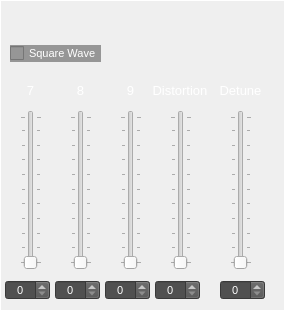
     <widget class="CustomFrame" name="frame_Osc1Drawbars_7_9">
      <property name="geometry">
       <rect>
        <x>462</x>
        <y>10</y>
        <width>285</width>
        <height>311</height>
       </rect>
      </property>
      <property name="styleSheet">
       <string notr="true">color: rgb(255, 255, 255);</string>
      </property>
      <property name="frameShape">
       <enum>QFrame::Panel</enum>
      </property>
      <property name="frameShadow">
       <enum>QFrame::Plain</enum>
      </property>
      <property name="midLineWidth">
       <number>1</number>
      </property>
      <widget class="QLabel" name="label_169">
       <property name="geometry">
        <rect>
         <x>15</x>
         <y>80</y>
         <width>31</width>
         <height>21</height>
        </rect>
       </property>
       <property name="font">
        <font>
         <pointsize>10</pointsize>
        </font>
       </property>
       <property name="styleSheet">
        <string notr="true">color: rgb(255, 255, 255);</string>
       </property>
       <property name="text">
        <string>7</string>
       </property>
       <property name="alignment">
        <set>Qt::AlignCenter</set>
       </property>
      </widget>
      <widget class="QSpinBox" name="spinBox_Osc1UnisonLevel_7">
       <property name="geometry">
        <rect>
         <x>5</x>
         <y>280</y>
         <width>45</width>
         <height>20</height>
        </rect>
       </property>
       <property name="font">
        <font>
         <pointsize>8</pointsize>
        </font>
       </property>
       <property name="focusPolicy">
        <enum>Qt::NoFocus</enum>
       </property>
       <property name="styleSheet">
        <string notr="true">background-color: rgb(80,80,80);
color: rgb(255, 255, 255);</string>
       </property>
       <property name="alignment">
        <set>Qt::AlignCenter</set>
       </property>
       <property name="readOnly">
        <bool>false</bool>
       </property>
       <property name="accelerated">
        <bool>true</bool>
       </property>
       <property name="maximum">
        <number>100</number>
       </property>
       <property name="value">
        <number>0</number>
       </property>
      </widget>
      <widget class="CustomVerticalSlider" name="verticalSlider_Osc1UnisonLevel_7">
       <property name="geometry">
        <rect>
         <x>20</x>
         <y>110</y>
         <width>22</width>
         <height>160</height>
        </rect>
       </property>
       <property name="orientation">
        <enum>Qt::Vertical</enum>
       </property>
       <property name="tickPosition">
        <enum>QSlider::TicksBothSides</enum>
       </property>
       <property name="tickInterval">
        <number>10</number>
       </property>
      </widget>
      <widget class="QSpinBox" name="spinBox_Osc1UnisonLevel_8">
       <property name="geometry">
        <rect>
         <x>55</x>
         <y>280</y>
         <width>45</width>
         <height>20</height>
        </rect>
       </property>
       <property name="font">
        <font>
         <pointsize>8</pointsize>
        </font>
       </property>
       <property name="focusPolicy">
        <enum>Qt::NoFocus</enum>
       </property>
       <property name="styleSheet">
        <string notr="true">background-color: rgb(80,80,80);
color: rgb(255, 255, 255);</string>
       </property>
       <property name="alignment">
        <set>Qt::AlignCenter</set>
       </property>
       <property name="readOnly">
        <bool>false</bool>
       </property>
       <property name="accelerated">
        <bool>true</bool>
       </property>
       <property name="maximum">
        <number>100</number>
       </property>
       <property name="value">
        <number>0</number>
       </property>
      </widget>
      <widget class="QSpinBox" name="spinBox_Osc1UnisonLevel_9">
       <property name="geometry">
        <rect>
         <x>105</x>
         <y>280</y>
         <width>45</width>
         <height>20</height>
        </rect>
       </property>
       <property name="font">
        <font>
         <pointsize>8</pointsize>
        </font>
       </property>
       <property name="focusPolicy">
        <enum>Qt::NoFocus</enum>
       </property>
       <property name="styleSheet">
        <string notr="true">background-color: rgb(80,80,80);
color: rgb(255, 255, 255);</string>
       </property>
       <property name="alignment">
        <set>Qt::AlignCenter</set>
       </property>
       <property name="readOnly">
        <bool>false</bool>
       </property>
       <property name="accelerated">
        <bool>true</bool>
       </property>
       <property name="maximum">
        <number>100</number>
       </property>
       <property name="value">
        <number>0</number>
       </property>
      </widget>
      <widget class="QSpinBox" name="spinBox_Osc1UnisonLevel_10">
       <property name="geometry">
        <rect>
         <x>155</x>
         <y>280</y>
         <width>45</width>
         <height>20</height>
        </rect>
       </property>
       <property name="font">
        <font>
         <pointsize>8</pointsize>
        </font>
       </property>
       <property name="focusPolicy">
        <enum>Qt::NoFocus</enum>
       </property>
       <property name="styleSheet">
        <string notr="true">background-color: rgb(80,80,80);
color: rgb(255, 255, 255);</string>
       </property>
       <property name="alignment">
        <set>Qt::AlignCenter</set>
       </property>
       <property name="readOnly">
        <bool>false</bool>
       </property>
       <property name="accelerated">
        <bool>true</bool>
       </property>
       <property name="maximum">
        <number>100</number>
       </property>
       <property name="value">
        <number>0</number>
       </property>
      </widget>
      <widget class="QSpinBox" name="spinBox_Osc1UnisonLevel_11">
       <property name="geometry">
        <rect>
         <x>220</x>
         <y>280</y>
         <width>45</width>
         <height>20</height>
        </rect>
       </property>
       <property name="font">
        <font>
         <pointsize>8</pointsize>
        </font>
       </property>
       <property name="focusPolicy">
        <enum>Qt::NoFocus</enum>
       </property>
       <property name="styleSheet">
        <string notr="true">background-color: rgb(80,80,80);
color: rgb(255, 255, 255);</string>
       </property>
       <property name="alignment">
        <set>Qt::AlignCenter</set>
       </property>
       <property name="readOnly">
        <bool>false</bool>
       </property>
       <property name="accelerated">
        <bool>true</bool>
       </property>
       <property name="maximum">
        <number>100</number>
       </property>
       <property name="value">
        <number>0</number>
       </property>
      </widget>
      <widget class="CustomVerticalSlider" name="verticalSlider_Osc1UnisonLevel_8">
       <property name="geometry">
        <rect>
         <x>70</x>
         <y>110</y>
         <width>22</width>
         <height>160</height>
        </rect>
       </property>
       <property name="orientation">
        <enum>Qt::Vertical</enum>
       </property>
       <property name="tickPosition">
        <enum>QSlider::TicksBothSides</enum>
       </property>
       <property name="tickInterval">
        <number>10</number>
       </property>
      </widget>
      <widget class="CustomVerticalSlider" name="verticalSlider_Osc1UnisonLevel_9">
       <property name="geometry">
        <rect>
         <x>120</x>
         <y>110</y>
         <width>22</width>
         <height>160</height>
        </rect>
       </property>
       <property name="orientation">
        <enum>Qt::Vertical</enum>
       </property>
       <property name="tickPosition">
        <enum>QSlider::TicksBothSides</enum>
       </property>
       <property name="tickInterval">
        <number>10</number>
       </property>
      </widget>
      <widget class="CustomVerticalSlider" name="verticalSlider_Osc1UnisonDistortion">
       <property name="geometry">
        <rect>
         <x>170</x>
         <y>110</y>
         <width>22</width>
         <height>160</height>
        </rect>
       </property>
       <property name="orientation">
        <enum>Qt::Vertical</enum>
       </property>
       <property name="tickPosition">
        <enum>QSlider::TicksBothSides</enum>
       </property>
       <property name="tickInterval">
        <number>10</number>
       </property>
      </widget>
      <widget class="CustomVerticalSlider" name="verticalSlider_Osc1UnisonDetune">
       <property name="geometry">
        <rect>
         <x>230</x>
         <y>110</y>
         <width>22</width>
         <height>160</height>
        </rect>
       </property>
       <property name="orientation">
        <enum>Qt::Vertical</enum>
       </property>
       <property name="tickPosition">
        <enum>QSlider::TicksBothSides</enum>
       </property>
       <property name="tickInterval">
        <number>10</number>
       </property>
      </widget>
      <widget class="QLabel" name="label_170">
       <property name="geometry">
        <rect>
         <x>65</x>
         <y>80</y>
         <width>31</width>
         <height>21</height>
        </rect>
       </property>
       <property name="font">
        <font>
         <pointsize>10</pointsize>
        </font>
       </property>
       <property name="styleSheet">
        <string notr="true">color: rgb(255, 255, 255);</string>
       </property>
       <property name="text">
        <string>8</string>
       </property>
       <property name="alignment">
        <set>Qt::AlignCenter</set>
       </property>
      </widget>
      <widget class="QLabel" name="label_171">
       <property name="geometry">
        <rect>
         <x>115</x>
         <y>80</y>
         <width>31</width>
         <height>21</height>
        </rect>
       </property>
       <property name="font">
        <font>
         <pointsize>10</pointsize>
        </font>
       </property>
       <property name="styleSheet">
        <string notr="true">color: rgb(255, 255, 255);</string>
       </property>
       <property name="text">
        <string>9</string>
       </property>
       <property name="alignment">
        <set>Qt::AlignCenter</set>
       </property>
      </widget>
      <widget class="QLabel" name="label_172">
       <property name="geometry">
        <rect>
         <x>140</x>
         <y>80</y>
         <width>80</width>
         <height>21</height>
        </rect>
       </property>
       <property name="font">
        <font>
         <pointsize>10</pointsize>
        </font>
       </property>
       <property name="styleSheet">
        <string notr="true">color: rgb(255, 255, 255);</string>
       </property>
       <property name="text">
        <string>Distortion</string>
       </property>
       <property name="alignment">
        <set>Qt::AlignCenter</set>
       </property>
      </widget>
      <widget class="QLabel" name="label_173">
       <property name="geometry">
        <rect>
         <x>213</x>
         <y>80</y>
         <width>55</width>
         <height>21</height>
        </rect>
       </property>
       <property name="font">
        <font>
         <pointsize>10</pointsize>
        </font>
       </property>
       <property name="styleSheet">
        <string notr="true">color: rgb(255, 255, 255);</string>
       </property>
       <property name="text">
        <string>Detune</string>
       </property>
       <property name="alignment">
        <set>Qt::AlignCenter</set>
       </property>
      </widget>
      <widget class="QCheckBox" name="checkBox_Osc1UnisonSquareWave">
       <property name="geometry">
        <rect>
         <x>10</x>
         <y>45</y>
         <width>91</width>
         <height>17</height>
        </rect>
       </property>
       <property name="font">
        <font>
         <pointsize>8</pointsize>
        </font>
       </property>
       <property name="styleSheet">
        <string notr="true">background-color: rgb(150, 150, 150);</string>
       </property>
       <property name="text">
        <string>Square Wave</string>
       </property>
      </widget>
     </widget>
